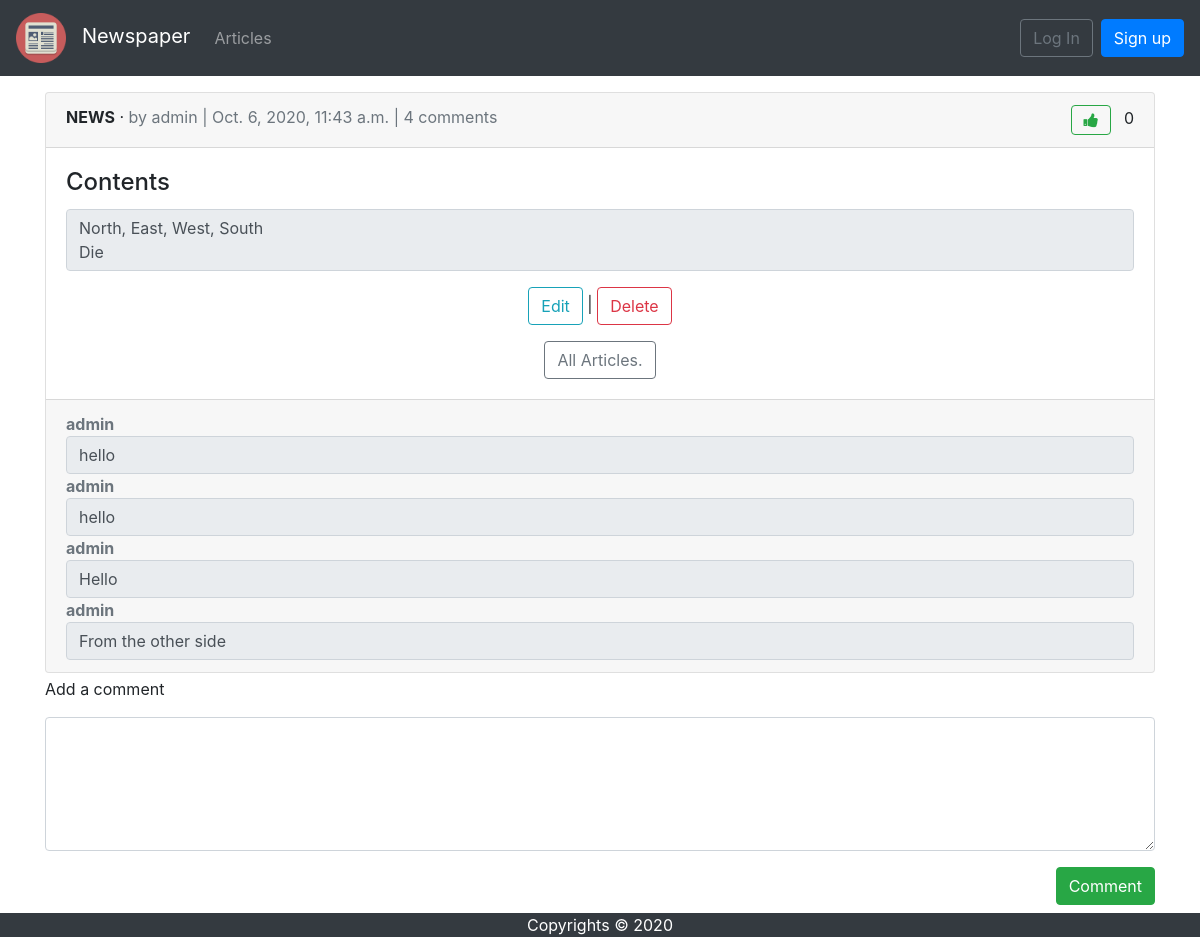
The app's page /articles/1/, older data.
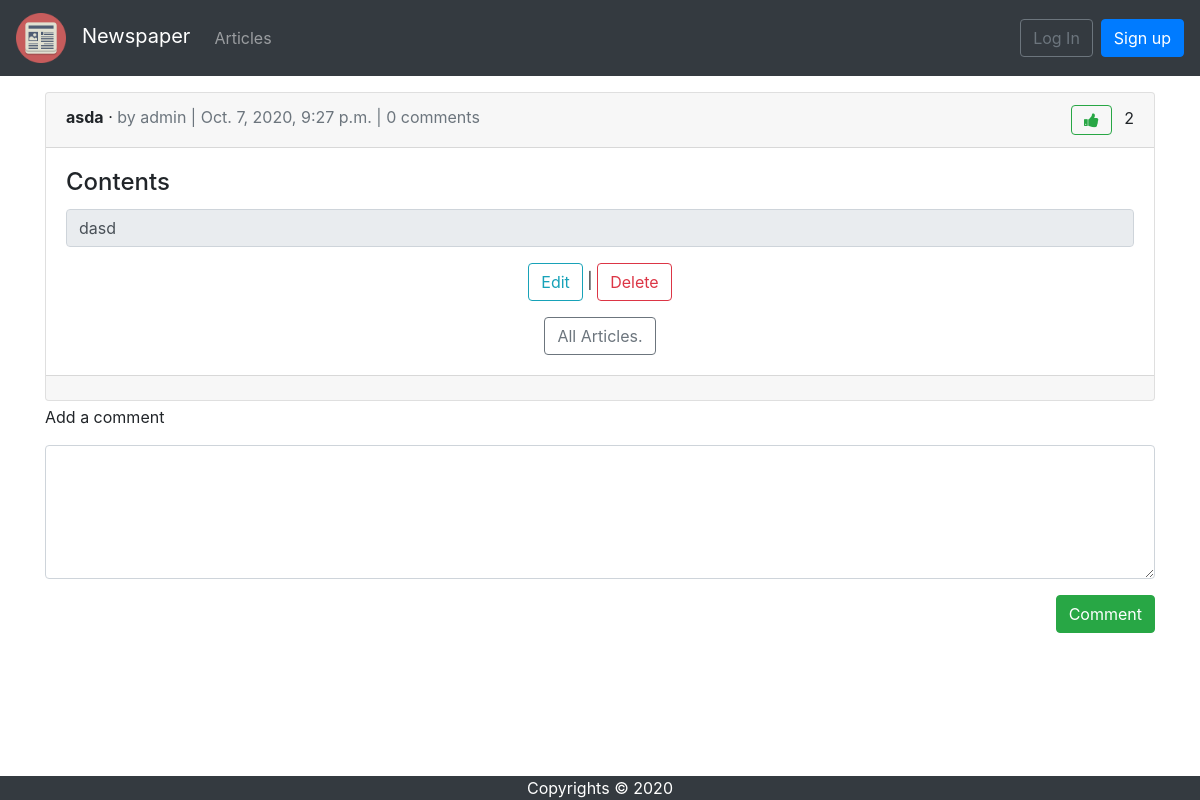
The same page, newer data.
### articles/models.py (models this page shows, shortened)
class Article(models.Model):
    title = models.CharField(max_length=255)
    body = models.TextField()
    date = models.DateTimeField(auto_now_add=True)
    author = models.ForeignKey(
        to=get_user_model(),
        on_delete=models.CASCADE
    )
    likes = models.ManyToManyField(
        to=get_user_model(),
        related_name='liked_articles',
        blank=True,
        null=True,
    )
    def get_display_rows_count(self) -> int:
        return min(MAX_ROWS_FOR_ARTICLE, len(self.body.split('\n')))
    def is_liked_by(self, user: CustomUser) -> bool:
        return self.likes.all().filter(pk=user.pk).exists()

class Comment(models.Model):
    article = models.ForeignKey(
        Article,
        on_delete=models.CASCADE,
        related_name='comments',
    )
    comment = models.CharField(max_length=500)
    author = models.ForeignKey(
        get_user_model(),
        on_delete=models.CASCADE,
    )

### users/models.py (models this page shows)
class CustomUser(AbstractUser):
    age = models.PositiveIntegerField(null=True, blank=True)

### articles/views.py (the view)
# urls.py: path('<int:pk>/', ArticleDetailView.as_view(), name='article_detail'),
class ArticleDetailView(DetailView):
    model = Article
    context_object_name = 'article'
    template_name = 'article_detail.html'
    def get_context_data(self, **kwargs):
        context = super().get_context_data(**kwargs)
        context['user_liked_article'] = self.get_object().is_liked_by(user=self.request.user)
        return context

### templates/article_detail.html (shortened to what this page needs)
{% extends 'base.html' %}
{% block content %}
    <div class="card mt-3">
        <div class="card-header">
            <span class="font-weight-bold">{{ article.title }}</span> &middot;
            <span class="text-muted"> by {{ article.author }} |
                {{ article.date }} |
                    {{ article.comments.count }} comments
            </span>
            <span class="float-right">
                <form action="{% url 'vote' article.id %}" method="post">
                    {% if user_liked_article %}
                        <input hidden name="vote" value="down" />
                        <button class="fa fa fa-thumbs-down ml-auto btn btn-outline-danger" type="submit"></button>
                    {% else %}
                        <button class="fa fa fa-thumbs-up ml-auto btn btn-outline-success" type="submit"></button>
                    {% endif %}
                    <span class="ml-2" id="votes">{{ article.likes.count }}</span>
                </form>
            </span>
        </div>
        <div class="card-body">
            <h4 class="card-title">Contents</h4>
            <textarea readonly rows="{{ article.get_display_rows_count }}" class="form-control card-text mb-3"
                      style="resize: none;">{{ article.body }}</textarea>
            <div class="text-center">
                <p><a class="btn btn-outline-info" href="{% url 'article_edit' article.pk %}">Edit</a> |
                    <a class="btn btn-outline-danger" href="{% url 'article_delete' article.pk %}">Delete</a></p>
                <a class="btn btn-outline-secondary" href="{% url 'article_list' %}">All Articles.</a>
            </div>
        </div>
        <div class="card-footer text-muted">
            {% for comment in article.comments.all %}
                <span class="font-weight-bold">{{ comment.author }}</span>
                <textarea readonly rows="1" class="form-control card-text"
                          style="resize: none;">{{ comment.comment }}</textarea>
            {% endfor %}
        </div>
    </div>
    <form action="{% url 'comment_create' %}" method="post">
        <div class="form-group">
            <p class="form-text">Add a comment</p>
            <textarea class="form-control" name="comment" rows="5"></textarea>
            <div class="text-right">
                <button type="submit" class="btn btn-success mb-3 mt-3 ml-auto">Comment</button>
            </div>
        </div>
    </form>
{% endblock content %}

### templates/base.html (shortened to what this page needs)
{% load static %}
<!DOCTYPE html>
<html lang="en">
<head>
    <link rel="stylesheet" href="https://stackpath.bootstrapcdn.com/bootstrap/4.5.0/css/bootstrap.min.css"
>
    <link rel="stylesheet" href="https://stackpath.bootstrapcdn.com/font-awesome/4.7.0/css/font-awesome.min.css">
</head>
<body>
<nav class="navbar navbar-expand-lg navbar-dark bg-dark">
    <a class="navbar-brand" href="{% url 'home' %}"><img src="{% static 'images/favicon.ico' %}" alt="" width="50" height="50" class="mr-3">Newspaper</a>
    <div class="collapse navbar-collapse" id="navbarSupportedContent">
        <ul class="navbar-nav">
            <li class="nav-item">
                <a class="nav-link" href="{% url 'article_list' %}">Articles</a>
            </li>
        </ul>
        {% if user.is_authenticated %}
            <ul class="navbar-nav mr-auto">
                <li class="nav-item">
                    <a class="nav-link" href="{% url 'article_create' %}">+ New</a>
                </li>
            </ul>
            <ul class="navbar-nav ml-auto">
                <li class="nav-item">
                    <a class="nav-link dropdown-toggle" href="#" id="navbarDropdown" role="button"
                       data-toggle="dropdown" aria-haspopup="true" aria-expanded="false">
                        {{ user.username }}
                    </a>
                    <div class="dropdown-menu dropdown-menu-lg-right" aria-labelledby="navbarDropdown">
                        <a class="dropdown-item"
                           href="{% url 'password_change' %}">Change password</a>
                        <div class="dropdown-divider"></div>
                        <a class="dropdown-item" href="{% url 'logout' %}">
                            Log Out</a>
                    </div>
                </li>
            </ul>
        {% else %}
            <form class="form-inline ml-auto">
                <a href="{% url 'login' %}" class="btn btn-outline-secondary">
                    Log In</a>
                <a href="{% url 'signup' %}" class="btn btn-primary ml-2">
                    Sign up</a>
            </form>
        {% endif %}
    </div>
</nav>
<main>
    <div class="container">
        {% block content %}
        {% endblock content %}
    </div>
</main>
<footer class="container-fluid bg-dark mt-auto fixed-bottom text-white text-center">
    Copyrights &copy; {% now 'Y' %}
</footer>
</body>
</html>

Row changes from the older to the newer data that the page shows:
removed Comment: author "admin", comment "hello"
removed Comment: author "admin", comment "hello"
removed Comment: author "admin", comment "Hello"
removed Comment: author "admin", comment "From the other side"
changed Article "admin": title "NEWS" → "asda"; date "Oct. 6, 2020, 11:43 a.m." → "Oct. 7, 2020, 9:27 p.m."; comments.count "4" → "0"; likes.count "0" → "2"; get_display_rows_count "North, East, West, South Die" → "dasd"
